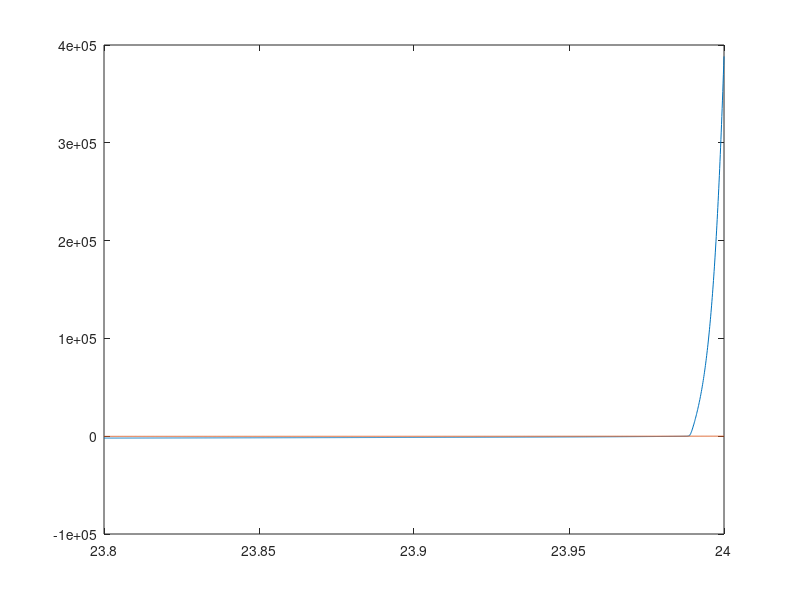

Source code (MATLAB):
clear all
clc

GNa = 120 ;
GK = 36;
GL=0.3;
R = 10;
VNa = 115;
VK = -12;
VL=10.5995;
c = 1;
Iext = 200;

V1 = 23.8:0.0001:24;
[a,b] = size(V1);
for i = 1:b
    
    alpham1(i) = (0.1*(25-V1(i)))/(exp((25-V1(i))/10) - 1);
    betam1(i) =  4*exp(-V1(i)/18);
    alphah1(i) = 0.07*exp(-V1(i)/20);
    betah1(i)  =  1/(exp((30-V1(i))/10) + 1);
    alphan1(i) = 0.01*(10-V1(i))/(exp((10-V1(i))/10) - 1);
    betan1(i)  =  0.125*exp(-V1(i)/80);
        
    m1(i) = alpham1(i)/(alpham1(i) + betam1(i));
    h1(i) = alphah1(i)/(alphah1(i) + betah1(i));
    n1(i) = alphan1(i)/(alphan1(i) + betan1(i));


    V2(i) = (-R/2)*((Iext - ((2*V1(i))/R) -((GNa*(m1(i)^3)*h1(i)*(V1(i)-VNa)) + (GK*(n1(i)^4)*(V1(i)-VK))+(GL*(V1(i)-VL))))/c); 


    alpham2(i) = (0.1*(25-V2(i)))/(exp((25-V2(i))/10) - 1);
    betam2(i) =  4*exp(-V2(i)/18);
    alphah2(i) = 0.07*exp(-V2(i)/20);
    betah2(i)  =  1/(exp((30-V2(i))/10) + 1);
    alphan2(i) = 0.01*(10-V2(i))/(exp((10-V2(i))/10) - 1);
    betan2(i)  =  0.125*exp(-V2(i)/80);
        
    m2(i) = alpham2(i)/(alpham2(i) + betam2(i));
    h2(i) = alphah2(i)/(alphah2(i) + betah2(i));
    n2(i) = alphan2(i)/(alphan2(i) + betan2(i));


    V4(i) = -(R)*((((-2*V2(i) + V1(i))/R) -((GNa*(m2(i)^3)*h2(i)*(V2(i)-VNa)) + (GK*(n2(i)^4)*(V2(i)-VK))+(GL*(V2(i)-VL))))/c); 


    alpham4(i) = (0.1*(25-V4(i)))/(exp((25-V4(i))/10) - 1);
    betam4(i) =  4*exp(-V4(i)/18);
    alphah4(i) = 0.07*exp(-V4(i)/20);
    betah4(i)  =  1/(exp((30-V4(i))/10) + 1);
    alphan4(i) = 0.01*(10-V4(i))/(exp((10-V4(i))/10) - 1);
    betan4(i)  =  0.125*exp(-V4(i)/80);
        
    m4(i) = alpham4(i)/(alpham4(i) + betam4(i));
    h4(i) = alphah4(i)/(alphah4(i) + betah4(i));
    n4(i) = alphan4(i)/(alphan4(i) + betan4(i));


    V6(i) = -R*((((-2*V4(i) + V2(i))/R) -((GNa*(m4(i)^3)*h4(i)*(V4(i)-VNa)) + (GK*(n4(i)^4)*(V4(i)-VK))+(GL*(V4(i)-VL))))/c); 
    
    
    alpham6(i) = (0.1*(25-V6(i)))/(exp((25-V6(i))/10) - 1);
    betam6(i) =  4*exp(-V6(i)/18);
    alphah6(i) = 0.07*exp(-V6(i)/20);
    betah6(i)  =  1/(exp((30-V6(i))/10) + 1);
    alphan6(i) = 0.01*(10-V6(i))/(exp((10-V6(i))/10) - 1);
    betan6(i)  =  0.125*exp(-V6(i)/80);
        
    m6(i) = alpham6(i)/(alpham6(i) + betam6(i));
    h6(i) = alphah6(i)/(alphah6(i) + betah6(i));
    n6(i) = alphan6(i)/(alphan6(i) + betan6(i));


    Vfour(i) = R*(-1/2)*((((-2*V6(i))/R) -((GNa*(m6(i)^3)*h6(i)*(V6(i)-VNa)) + (GK*(n6(i)^4)*(V6(i)-VK))+(GL*(V6(i)-VL))))/c); 
     
end

figure,plot(V1,Vfour,V1,V4)